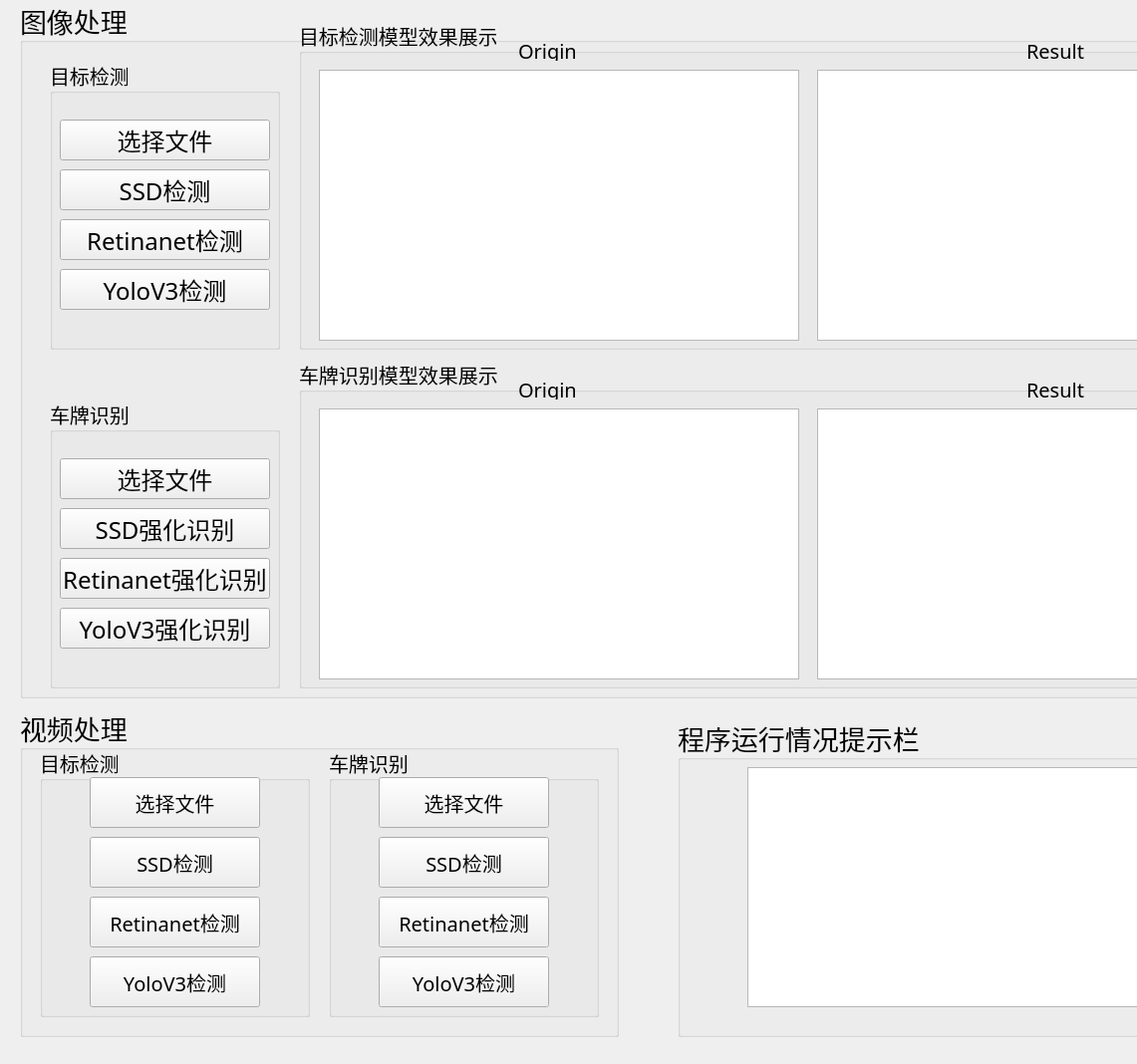
<?xml version="1.0" encoding="UTF-8"?>
<ui version="4.0">
 <class>Form</class>
 <widget class="QWidget" name="Form">
  <property name="geometry">
   <rect>
    <x>0</x>
    <y>0</y>
    <width>1141</width>
    <height>1068</height>
   </rect>
  </property>
  <property name="font">
   <font>
    <family>华文新魏</family>
    <weight>75</weight>
    <bold>true</bold>
   </font>
  </property>
  <property name="windowTitle">
   <string>郭子毓计算机图形学设计课项目——目标检测与车牌识别</string>
  </property>
  <widget class="QGroupBox" name="groupBox_5">
   <property name="geometry">
    <rect>
     <x>20</x>
     <y>0</y>
     <width>1321</width>
     <height>701</height>
    </rect>
   </property>
   <property name="font">
    <font>
     <family>华文新魏</family>
     <pointsize>20</pointsize>
     <weight>50</weight>
     <bold>false</bold>
    </font>
   </property>
   <property name="title">
    <string>图像处理</string>
   </property>
   <widget class="QGroupBox" name="groupBox_2">
    <property name="geometry">
     <rect>
      <x>30</x>
      <y>400</y>
      <width>231</width>
      <height>291</height>
     </rect>
    </property>
    <property name="font">
     <font>
      <family>华文新魏</family>
      <pointsize>15</pointsize>
      <weight>50</weight>
      <bold>false</bold>
     </font>
    </property>
    <property name="title">
     <string>车牌识别</string>
    </property>
    <widget class="QPushButton" name="btn_plc">
     <property name="geometry">
      <rect>
       <x>10</x>
       <y>60</y>
       <width>211</width>
       <height>41</height>
      </rect>
     </property>
     <property name="font">
      <font>
       <family>华文新魏</family>
       <pointsize>18</pointsize>
       <weight>50</weight>
       <bold>false</bold>
      </font>
     </property>
     <property name="text">
      <string>选择文件</string>
     </property>
    </widget>
    <widget class="QPushButton" name="btn_pls">
     <property name="geometry">
      <rect>
       <x>10</x>
       <y>110</y>
       <width>211</width>
       <height>41</height>
      </rect>
     </property>
     <property name="font">
      <font>
       <family>华文新魏</family>
       <pointsize>18</pointsize>
       <weight>50</weight>
       <bold>false</bold>
      </font>
     </property>
     <property name="text">
      <string>SSD强化识别</string>
     </property>
    </widget>
    <widget class="QPushButton" name="btn_plr">
     <property name="geometry">
      <rect>
       <x>10</x>
       <y>160</y>
       <width>211</width>
       <height>41</height>
      </rect>
     </property>
     <property name="font">
      <font>
       <family>华文新魏</family>
       <pointsize>18</pointsize>
       <weight>50</weight>
       <bold>false</bold>
      </font>
     </property>
     <property name="text">
      <string>Retinanet强化识别</string>
     </property>
    </widget>
    <widget class="QPushButton" name="btn_ply">
     <property name="geometry">
      <rect>
       <x>10</x>
       <y>210</y>
       <width>211</width>
       <height>41</height>
      </rect>
     </property>
     <property name="font">
      <font>
       <family>华文新魏</family>
       <pointsize>18</pointsize>
       <weight>50</weight>
       <bold>false</bold>
      </font>
     </property>
     <property name="text">
      <string>YoloV3强化识别</string>
     </property>
    </widget>
   </widget>
   <widget class="QGroupBox" name="groupBox_3">
    <property name="geometry">
     <rect>
      <x>280</x>
      <y>20</y>
      <width>1021</width>
      <height>331</height>
     </rect>
    </property>
    <property name="font">
     <font>
      <family>华文新魏</family>
      <pointsize>15</pointsize>
      <weight>50</weight>
      <bold>false</bold>
     </font>
    </property>
    <property name="title">
     <string>目标检测模型效果展示</string>
    </property>
    <widget class="QGraphicsView" name="po1">
     <property name="geometry">
      <rect>
       <x>20</x>
       <y>50</y>
       <width>482</width>
       <height>272</height>
      </rect>
     </property>
    </widget>
    <widget class="QLabel" name="label">
     <property name="geometry">
      <rect>
       <x>220</x>
       <y>20</y>
       <width>61</width>
       <height>21</height>
      </rect>
     </property>
     <property name="font">
      <font>
       <family>华文新魏</family>
       <pointsize>15</pointsize>
       <weight>50</weight>
       <bold>false</bold>
      </font>
     </property>
     <property name="text">
      <string>Origin</string>
     </property>
    </widget>
    <widget class="QGraphicsView" name="po2">
     <property name="geometry">
      <rect>
       <x>520</x>
       <y>50</y>
       <width>482</width>
       <height>272</height>
      </rect>
     </property>
    </widget>
    <widget class="QLabel" name="label_2">
     <property name="geometry">
      <rect>
       <x>730</x>
       <y>20</y>
       <width>61</width>
       <height>21</height>
      </rect>
     </property>
     <property name="font">
      <font>
       <family>华文新魏</family>
       <pointsize>15</pointsize>
       <weight>50</weight>
       <bold>false</bold>
      </font>
     </property>
     <property name="text">
      <string>Result</string>
     </property>
    </widget>
   </widget>
   <widget class="QGroupBox" name="groupBox">
    <property name="geometry">
     <rect>
      <x>30</x>
      <y>60</y>
      <width>231</width>
      <height>291</height>
     </rect>
    </property>
    <property name="font">
     <font>
      <family>华文新魏</family>
      <pointsize>15</pointsize>
      <weight>50</weight>
      <bold>false</bold>
     </font>
    </property>
    <property name="title">
     <string>目标检测</string>
    </property>
    <widget class="QPushButton" name="btn_pos">
     <property name="geometry">
      <rect>
       <x>10</x>
       <y>110</y>
       <width>211</width>
       <height>41</height>
      </rect>
     </property>
     <property name="font">
      <font>
       <family>华文新魏</family>
       <pointsize>18</pointsize>
       <weight>50</weight>
       <bold>false</bold>
      </font>
     </property>
     <property name="text">
      <string>SSD检测</string>
     </property>
    </widget>
    <widget class="QPushButton" name="btn_por">
     <property name="geometry">
      <rect>
       <x>10</x>
       <y>160</y>
       <width>211</width>
       <height>41</height>
      </rect>
     </property>
     <property name="font">
      <font>
       <family>华文新魏</family>
       <pointsize>18</pointsize>
       <weight>50</weight>
       <bold>false</bold>
      </font>
     </property>
     <property name="text">
      <string>Retinanet检测</string>
     </property>
    </widget>
    <widget class="QPushButton" name="btn_poy">
     <property name="geometry">
      <rect>
       <x>10</x>
       <y>210</y>
       <width>211</width>
       <height>41</height>
      </rect>
     </property>
     <property name="font">
      <font>
       <family>华文新魏</family>
       <pointsize>18</pointsize>
       <weight>50</weight>
       <bold>false</bold>
      </font>
     </property>
     <property name="text">
      <string>YoloV3检测</string>
     </property>
    </widget>
    <widget class="QPushButton" name="btn_poc">
     <property name="geometry">
      <rect>
       <x>10</x>
       <y>60</y>
       <width>211</width>
       <height>41</height>
      </rect>
     </property>
     <property name="font">
      <font>
       <family>华文新魏</family>
       <pointsize>18</pointsize>
       <weight>50</weight>
       <bold>false</bold>
      </font>
     </property>
     <property name="text">
      <string>选择文件</string>
     </property>
    </widget>
   </widget>
   <widget class="QGroupBox" name="groupBox_4">
    <property name="geometry">
     <rect>
      <x>280</x>
      <y>360</y>
      <width>1021</width>
      <height>331</height>
     </rect>
    </property>
    <property name="font">
     <font>
      <family>华文新魏</family>
      <pointsize>15</pointsize>
      <weight>50</weight>
      <bold>false</bold>
     </font>
    </property>
    <property name="title">
     <string>车牌识别模型效果展示</string>
    </property>
    <widget class="QGraphicsView" name="pl1">
     <property name="geometry">
      <rect>
       <x>20</x>
       <y>50</y>
       <width>482</width>
       <height>272</height>
      </rect>
     </property>
    </widget>
    <widget class="QLabel" name="label_3">
     <property name="geometry">
      <rect>
       <x>220</x>
       <y>20</y>
       <width>61</width>
       <height>21</height>
      </rect>
     </property>
     <property name="font">
      <font>
       <family>华文新魏</family>
       <pointsize>15</pointsize>
       <weight>50</weight>
       <bold>false</bold>
      </font>
     </property>
     <property name="text">
      <string>Origin</string>
     </property>
    </widget>
    <widget class="QGraphicsView" name="pl2">
     <property name="geometry">
      <rect>
       <x>520</x>
       <y>50</y>
       <width>482</width>
       <height>272</height>
      </rect>
     </property>
    </widget>
    <widget class="QLabel" name="label_4">
     <property name="geometry">
      <rect>
       <x>730</x>
       <y>20</y>
       <width>61</width>
       <height>21</height>
      </rect>
     </property>
     <property name="font">
      <font>
       <family>华文新魏</family>
       <pointsize>15</pointsize>
       <weight>50</weight>
       <bold>false</bold>
      </font>
     </property>
     <property name="text">
      <string>Result</string>
     </property>
    </widget>
   </widget>
  </widget>
  <widget class="QGroupBox" name="groupBox_8">
   <property name="geometry">
    <rect>
     <x>20</x>
     <y>710</y>
     <width>601</width>
     <height>331</height>
    </rect>
   </property>
   <property name="font">
    <font>
     <pointsize>20</pointsize>
     <weight>50</weight>
     <bold>false</bold>
    </font>
   </property>
   <property name="title">
    <string>视频处理</string>
   </property>
   <widget class="QGroupBox" name="groupBox_9">
    <property name="geometry">
     <rect>
      <x>20</x>
      <y>40</y>
      <width>271</width>
      <height>271</height>
     </rect>
    </property>
    <property name="font">
     <font>
      <pointsize>15</pointsize>
     </font>
    </property>
    <property name="title">
     <string>目标检测</string>
    </property>
    <widget class="QPushButton" name="btn_voc">
     <property name="geometry">
      <rect>
       <x>50</x>
       <y>30</y>
       <width>171</width>
       <height>51</height>
      </rect>
     </property>
     <property name="text">
      <string>选择文件</string>
     </property>
    </widget>
    <widget class="QPushButton" name="btn_vos">
     <property name="geometry">
      <rect>
       <x>50</x>
       <y>90</y>
       <width>171</width>
       <height>51</height>
      </rect>
     </property>
     <property name="text">
      <string>SSD检测</string>
     </property>
    </widget>
    <widget class="QPushButton" name="btn_vor">
     <property name="geometry">
      <rect>
       <x>50</x>
       <y>150</y>
       <width>171</width>
       <height>51</height>
      </rect>
     </property>
     <property name="text">
      <string>Retinanet检测</string>
     </property>
    </widget>
    <widget class="QPushButton" name="btn_voy">
     <property name="geometry">
      <rect>
       <x>50</x>
       <y>210</y>
       <width>171</width>
       <height>51</height>
      </rect>
     </property>
     <property name="text">
      <string>YoloV3检测</string>
     </property>
    </widget>
   </widget>
   <widget class="QGroupBox" name="groupBox_10">
    <property name="geometry">
     <rect>
      <x>310</x>
      <y>40</y>
      <width>271</width>
      <height>271</height>
     </rect>
    </property>
    <property name="font">
     <font>
      <pointsize>15</pointsize>
     </font>
    </property>
    <property name="title">
     <string>车牌识别</string>
    </property>
    <widget class="QPushButton" name="btn_vlc">
     <property name="geometry">
      <rect>
       <x>50</x>
       <y>30</y>
       <width>171</width>
       <height>51</height>
      </rect>
     </property>
     <property name="text">
      <string>选择文件</string>
     </property>
    </widget>
    <widget class="QPushButton" name="btn_vls">
     <property name="geometry">
      <rect>
       <x>50</x>
       <y>90</y>
       <width>171</width>
       <height>51</height>
      </rect>
     </property>
     <property name="text">
      <string>SSD检测</string>
     </property>
    </widget>
    <widget class="QPushButton" name="btn_vlr">
     <property name="geometry">
      <rect>
       <x>50</x>
       <y>150</y>
       <width>171</width>
       <height>51</height>
      </rect>
     </property>
     <property name="text">
      <string>Retinanet检测</string>
     </property>
    </widget>
    <widget class="QPushButton" name="btn_vly">
     <property name="geometry">
      <rect>
       <x>50</x>
       <y>210</y>
       <width>171</width>
       <height>51</height>
      </rect>
     </property>
     <property name="text">
      <string>YoloV3检测</string>
     </property>
    </widget>
   </widget>
  </widget>
  <widget class="QGroupBox" name="groupBox_11">
   <property name="geometry">
    <rect>
     <x>680</x>
     <y>720</y>
     <width>661</width>
     <height>321</height>
    </rect>
   </property>
   <property name="font">
    <font>
     <pointsize>20</pointsize>
     <weight>50</weight>
     <bold>false</bold>
    </font>
   </property>
   <property name="title">
    <string>程序运行情况提示栏</string>
   </property>
   <widget class="QTextBrowser" name="textshow">
    <property name="geometry">
     <rect>
      <x>70</x>
      <y>50</y>
      <width>521</width>
      <height>241</height>
     </rect>
    </property>
    <property name="font">
     <font>
      <pointsize>10</pointsize>
      <weight>50</weight>
      <bold>false</bold>
     </font>
    </property>
    <property name="html">
     <string>&lt;!DOCTYPE HTML PUBLIC &quot;-//W3C//DTD HTML 4.0//EN&quot; &quot;http://www.w3.org/TR/REC-html40/strict.dtd&quot;&gt;
&lt;html&gt;&lt;head&gt;&lt;meta name=&quot;qrichtext&quot; content=&quot;1&quot; /&gt;&lt;style type=&quot;text/css&quot;&gt;
p, li { white-space: pre-wrap; }
&lt;/style&gt;&lt;/head&gt;&lt;body style=&quot; font-family:'华文新魏'; font-size:10pt; font-weight:400; font-style:normal;&quot;&gt;
&lt;p style=&quot;-qt-paragraph-type:empty; margin-top:0px; margin-bottom:0px; margin-left:0px; margin-right:0px; -qt-block-indent:0; text-indent:0px;&quot;&gt;&lt;br /&gt;&lt;/p&gt;&lt;/body&gt;&lt;/html&gt;</string>
    </property>
   </widget>
  </widget>
 </widget>
 <resources/>
 <connections>
  <connection>
   <sender>btn_poc</sender>
   <signal>clicked()</signal>
   <receiver>Form</receiver>
   <slot>poc()</slot>
   <hints>
    <hint type="sourcelabel">
     <x>138</x>
     <y>135</y>
    </hint>
    <hint type="destinationlabel">
     <x>11</x>
     <y>214</y>
    </hint>
   </hints>
  </connection>
  <connection>
   <sender>btn_pos</sender>
   <signal>clicked()</signal>
   <receiver>Form</receiver>
   <slot>pos()</slot>
   <hints>
    <hint type="sourcelabel">
     <x>198</x>
     <y>189</y>
    </hint>
    <hint type="destinationlabel">
     <x>11</x>
     <y>132</y>
    </hint>
   </hints>
  </connection>
  <connection>
   <sender>btn_por</sender>
   <signal>clicked()</signal>
   <receiver>Form</receiver>
   <slot>por()</slot>
   <hints>
    <hint type="sourcelabel">
     <x>111</x>
     <y>233</y>
    </hint>
    <hint type="destinationlabel">
     <x>12</x>
     <y>261</y>
    </hint>
   </hints>
  </connection>
  <connection>
   <sender>btn_poy</sender>
   <signal>clicked()</signal>
   <receiver>Form</receiver>
   <slot>poy()</slot>
   <hints>
    <hint type="sourcelabel">
     <x>162</x>
     <y>292</y>
    </hint>
    <hint type="destinationlabel">
     <x>9</x>
     <y>315</y>
    </hint>
   </hints>
  </connection>
  <connection>
   <sender>btn_plc</sender>
   <signal>clicked()</signal>
   <receiver>Form</receiver>
   <slot>plc()</slot>
   <hints>
    <hint type="sourcelabel">
     <x>93</x>
     <y>480</y>
    </hint>
    <hint type="destinationlabel">
     <x>7</x>
     <y>464</y>
    </hint>
   </hints>
  </connection>
  <connection>
   <sender>btn_pls</sender>
   <signal>clicked()</signal>
   <receiver>Form</receiver>
   <slot>pls()</slot>
   <hints>
    <hint type="sourcelabel">
     <x>165</x>
     <y>535</y>
    </hint>
    <hint type="destinationlabel">
     <x>10</x>
     <y>523</y>
    </hint>
   </hints>
  </connection>
  <connection>
   <sender>btn_plr</sender>
   <signal>clicked()</signal>
   <receiver>Form</receiver>
   <slot>plr()</slot>
   <hints>
    <hint type="sourcelabel">
     <x>140</x>
     <y>583</y>
    </hint>
    <hint type="destinationlabel">
     <x>6</x>
     <y>577</y>
    </hint>
   </hints>
  </connection>
  <connection>
   <sender>btn_ply</sender>
   <signal>clicked()</signal>
   <receiver>Form</receiver>
   <slot>ply()</slot>
   <hints>
    <hint type="sourcelabel">
     <x>124</x>
     <y>647</y>
    </hint>
    <hint type="destinationlabel">
     <x>11</x>
     <y>624</y>
    </hint>
   </hints>
  </connection>
  <connection>
   <sender>btn_voc</sender>
   <signal>clicked()</signal>
   <receiver>Form</receiver>
   <slot>voc()</slot>
   <hints>
    <hint type="sourcelabel">
     <x>197</x>
     <y>801</y>
    </hint>
    <hint type="destinationlabel">
     <x>8</x>
     <y>783</y>
    </hint>
   </hints>
  </connection>
  <connection>
   <sender>btn_vos</sender>
   <signal>clicked()</signal>
   <receiver>Form</receiver>
   <slot>vos()</slot>
   <hints>
    <hint type="sourcelabel">
     <x>138</x>
     <y>866</y>
    </hint>
    <hint type="destinationlabel">
     <x>4</x>
     <y>855</y>
    </hint>
   </hints>
  </connection>
  <connection>
   <sender>btn_vor</sender>
   <signal>clicked()</signal>
   <receiver>Form</receiver>
   <slot>vor()</slot>
   <hints>
    <hint type="sourcelabel">
     <x>164</x>
     <y>940</y>
    </hint>
    <hint type="destinationlabel">
     <x>6</x>
     <y>927</y>
    </hint>
   </hints>
  </connection>
  <connection>
   <sender>btn_voy</sender>
   <signal>clicked()</signal>
   <receiver>Form</receiver>
   <slot>voy()</slot>
   <hints>
    <hint type="sourcelabel">
     <x>187</x>
     <y>985</y>
    </hint>
    <hint type="destinationlabel">
     <x>184</x>
     <y>1047</y>
    </hint>
   </hints>
  </connection>
  <connection>
   <sender>btn_vlc</sender>
   <signal>clicked()</signal>
   <receiver>Form</receiver>
   <slot>vlc()</slot>
   <hints>
    <hint type="sourcelabel">
     <x>496</x>
     <y>799</y>
    </hint>
    <hint type="destinationlabel">
     <x>650</x>
     <y>773</y>
    </hint>
   </hints>
  </connection>
  <connection>
   <sender>btn_vls</sender>
   <signal>clicked()</signal>
   <receiver>Form</receiver>
   <slot>vls()</slot>
   <hints>
    <hint type="sourcelabel">
     <x>486</x>
     <y>865</y>
    </hint>
    <hint type="destinationlabel">
     <x>659</x>
     <y>849</y>
    </hint>
   </hints>
  </connection>
  <connection>
   <sender>btn_vlr</sender>
   <signal>clicked()</signal>
   <receiver>Form</receiver>
   <slot>vlr()</slot>
   <hints>
    <hint type="sourcelabel">
     <x>505</x>
     <y>928</y>
    </hint>
    <hint type="destinationlabel">
     <x>651</x>
     <y>900</y>
    </hint>
   </hints>
  </connection>
  <connection>
   <sender>btn_vly</sender>
   <signal>clicked()</signal>
   <receiver>Form</receiver>
   <slot>vly()</slot>
   <hints>
    <hint type="sourcelabel">
     <x>497</x>
     <y>992</y>
    </hint>
    <hint type="destinationlabel">
     <x>655</x>
     <y>983</y>
    </hint>
   </hints>
  </connection>
 </connections>
 <slots>
  <slot>poc()</slot>
  <slot>pos()</slot>
  <slot>por()</slot>
  <slot>poy()</slot>
  <slot>plc()</slot>
  <slot>pls()</slot>
  <slot>plr()</slot>
  <slot>ply()</slot>
  <slot>voc()</slot>
  <slot>vos()</slot>
  <slot>vor()</slot>
  <slot>voy()</slot>
  <slot>vlc()</slot>
  <slot>vls()</slot>
  <slot>vlr()</slot>
  <slot>vly()</slot>
 </slots>
</ui>
